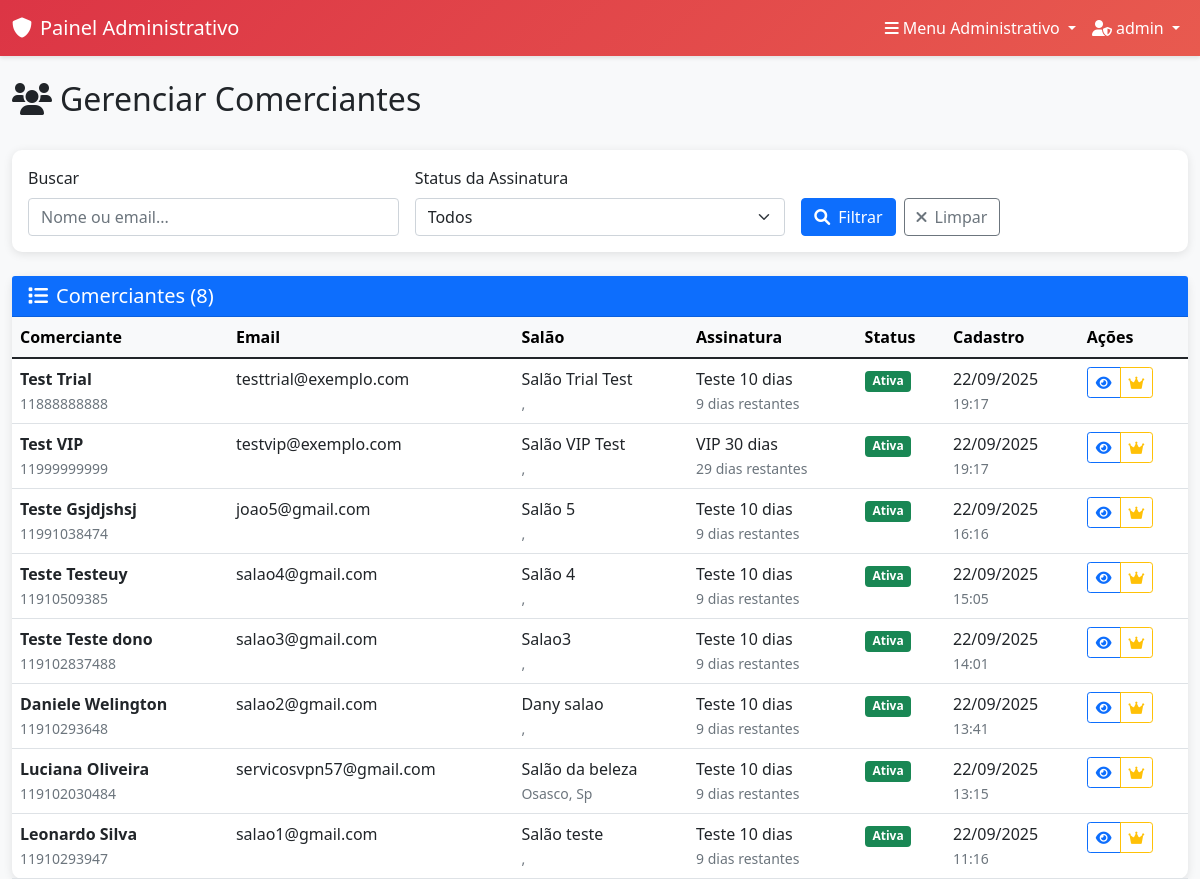
The page /admin-panel/owners/ (signed in) on the database as committed earlier.
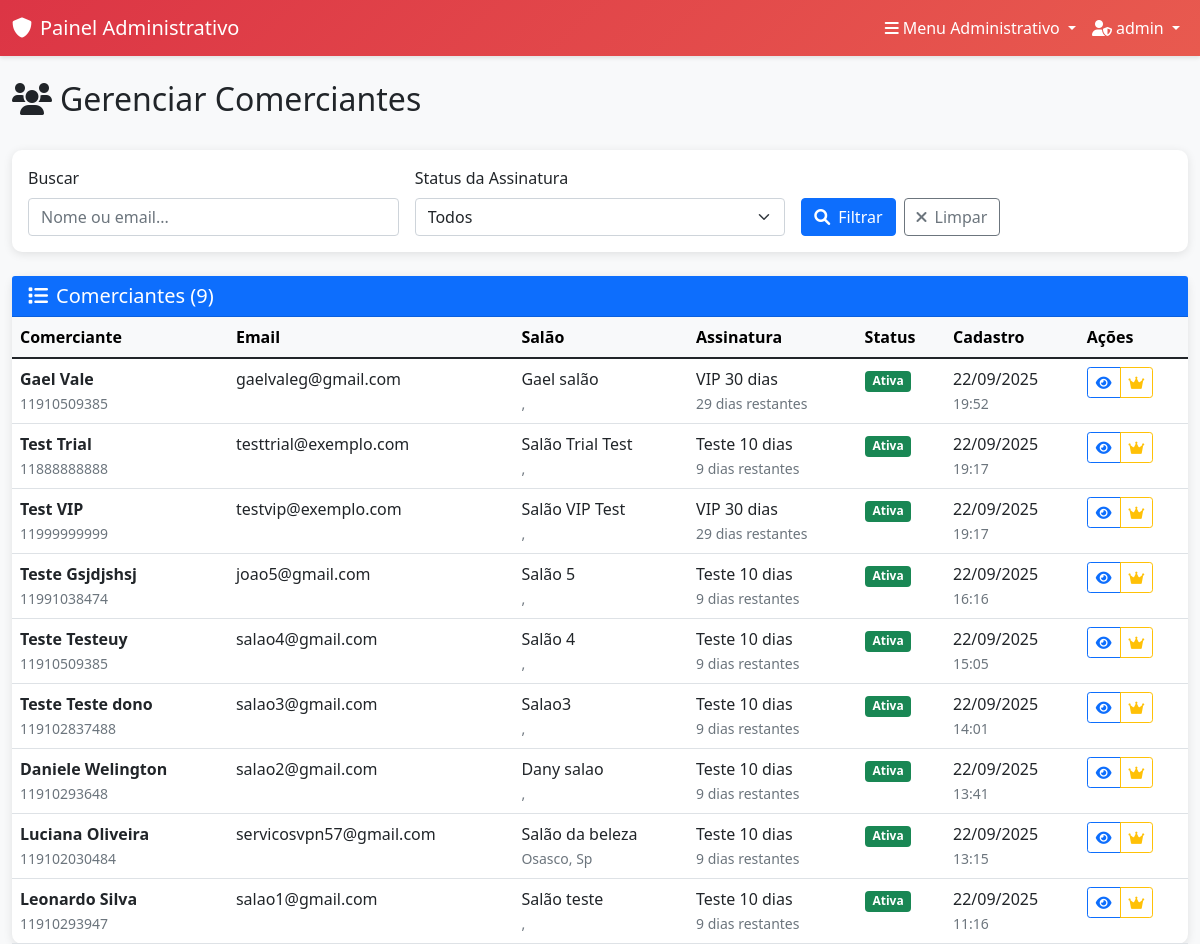
The same page on the database as committed later.
### accounts/models.py (models this page shows, shortened)
class UserProfile(models.Model):
    USER_TYPES = (
        ('owner', 'Proprietário'),
        ('employee', 'Funcionário'),
        ('client', 'Cliente'),
    )
    user = models.OneToOneField(User, on_delete=models.CASCADE, related_name='profile')
    user_type = models.CharField(max_length=10, choices=USER_TYPES, default='client')
    phone = models.CharField(max_length=15, blank=True, null=True)
    birth_date = models.DateField(blank=True, null=True)
    profile_picture = models.URLField(max_length=500, blank=True, null=True, help_text="URL do avatar/foto de perfil")
    created_at = models.DateTimeField(auto_now_add=True)
    updated_at = models.DateTimeField(auto_now=True)
    class Meta:
        verbose_name = "Perfil de Usuário"
        verbose_name_plural = "Perfis de Usuários"

### salons/models.py (models this page shows, shortened)
class Salon(models.Model):
    name = models.CharField(max_length=100, verbose_name="Nome do Salão")
    description = models.TextField(blank=True, null=True, verbose_name="Descrição")
    address = models.CharField(max_length=200, verbose_name="Endereço")
    city = models.CharField(max_length=100, verbose_name="Cidade")
    state = models.CharField(max_length=2, verbose_name="Estado")
    zip_code = models.CharField(max_length=10, verbose_name="CEP")
    phone = models.CharField(max_length=15, verbose_name="Telefone")
    email = models.EmailField(verbose_name="Email")
    owner = models.OneToOneField(User, on_delete=models.CASCADE, related_name='salon', verbose_name="Proprietário")
    weekdays_open = models.TimeField(blank=True, null=True, verbose_name="Segunda à Sexta - Abertura")
    weekdays_close = models.TimeField(blank=True, null=True, verbose_name="Segunda à Sexta - Fechamento")
    saturday_open = models.TimeField(blank=True, null=True, verbose_name="Sábado - Abertura")
    saturday_close = models.TimeField(blank=True, null=True, verbose_name="Sábado - Fechamento")
    sunday_open = models.TimeField(blank=True, null=True, verbose_name="Domingo - Abertura")
    sunday_close = models.TimeField(blank=True, null=True, verbose_name="Domingo - Fechamento")
    created_at = models.DateTimeField(auto_now_add=True)
    updated_at = models.DateTimeField(auto_now=True)
    class Meta:
        verbose_name = "Salão"
        verbose_name_plural = "Salões"

### subscriptions/models.py (models this page shows, shortened)
class Subscription(models.Model):
    PLAN_TYPES = (
        ('trial_10', 'Teste 10 dias'),
        ('vip_30', 'VIP 30 dias'),
    )
    STATUS_CHOICES = (
        ('active', 'Ativo'),
        ('expired', 'Expirado'),
        ('cancelled', 'Cancelado'),
    )
    user = models.OneToOneField(User, on_delete=models.CASCADE, related_name='subscription')
    plan_type = models.CharField(max_length=10, choices=PLAN_TYPES, default='trial_10')
    start_date = models.DateTimeField(auto_now_add=True)
    end_date = models.DateTimeField()
    status = models.CharField(max_length=10, choices=STATUS_CHOICES, default='active')
    created_at = models.DateTimeField(auto_now_add=True)
    last_renewal = models.DateTimeField(blank=True, null=True)
    def is_active(self):
        return self.status == 'active' and self.end_date > timezone.now()
    def days_remaining(self):
        if self.is_active():
            remaining = self.end_date - timezone.now()
            return remaining.days
        return 0
    class Meta:
        verbose_name = "Assinatura"
        verbose_name_plural = "Assinaturas"

### admin_panel/views.py (the view)
# urls.py: path('owners/', views.manage_owners, name='manage_owners'),
@login_required
@user_passes_test(is_admin_user)
def manage_owners(request):
    search = request.GET.get('search', '')
    status_filter = request.GET.get('status', '')
    owners = UserProfile.objects.filter(user_type='owner').select_related('user')
    if search:
        owners = owners.filter(
            Q(user__first_name__icontains=search) |
            Q(user__last_name__icontains=search) |
            Q(user__email__icontains=search)
        )
    if status_filter == 'active':
        owners = owners.filter(user__subscription__status='active')
    elif status_filter == 'expired':
        owners = owners.filter(
            Q(user__subscription__status='expired') |
            Q(user__subscription__end_date__lte=timezone.now())
        )
    owners = owners.order_by('-created_at')
    return render(request, 'admin_panel/manage_owners.html', {
        'owners': owners,
        'search': search,
        'status_filter': status_filter,
    })

### admin_panel/views.py (called while the page is built)
def is_admin_user(user):
    return user.is_authenticated and user.is_superuser

### templates/admin_panel/manage_owners.html (shortened to what this page needs)
{% extends 'admin_panel/base_admin.html' %}
{% block content %}
<div class="row">
    <div class="col-12">
        <div class="d-flex justify-content-between align-items-center mb-4">
            <h2>
                <i class="fas fa-users me-2"></i>Gerenciar Comerciantes
            </h2>
        </div>
        <div class="card admin-card mb-4">
            <div class="card-body">
                <form method="get" class="row g-3">
                    <div class="col-md-4">
                        <label for="search" class="form-label">Buscar</label>
                        <input type="text" name="search" id="search" class="form-control"
                               value="{{ search }}" placeholder="Nome ou email...">
                    </div>
                    <div class="col-md-4">
                        <label for="status" class="form-label">Status da Assinatura</label>
                        <select name="status" id="status" class="form-select">
                            <option value="">Todos</option>
                        </select>
                    </div>
                    <div class="col-md-4 d-flex align-items-end">
                        <button type="submit" class="btn btn-primary me-2">
                            <i class="fas fa-search me-2"></i>Filtrar
                        </button>
                        <a href="{% url 'admin_panel:manage_owners' %}" class="btn btn-outline-secondary">
                            <i class="fas fa-times me-2"></i>Limpar
                        </a>
                    </div>
                </form>
            </div>
        </div>
        <div class="card admin-card">
            <div class="card-header bg-primary text-white">
                <h5 class="mb-0">
                    <i class="fas fa-list me-2"></i>Comerciantes ({{ owners.count }})
                </h5>
            </div>
            <div class="card-body p-0">
                {% if owners %}
                    <div class="table-responsive">
                        <table class="table table-hover mb-0">
                            <thead class="table-light">
                                <tr>
                                    <th>Comerciante</th>
                                    <th>Email</th>
                                    <th>Salão</th>
                                    <th>Assinatura</th>
                                    <th>Status</th>
                                    <th>Cadastro</th>
                                    <th>Ações</th>
                                </tr>
                            </thead>
                            <tbody>
                                {% for owner in owners %}
                                    <tr>
                                        <td>
                                            <div>
                                                <strong>{{ owner.user.first_name }} {{ owner.user.last_name }}</strong>
                                                {% if owner.phone %}
                                                    <br><small class="text-muted">{{ owner.phone }}</small>
                                                {% endif %}
                                            </div>
                                        </td>
                                        <td>{{ owner.user.email }}</td>
                                        <td>
                                            {% if owner.user.salon %}
                                                {{ owner.user.salon.name }}
                                                <br><small class="text-muted">{{ owner.user.salon.city }}, {{ owner.user.salon.state }}</small>
                                            {% else %}
                                                <span class="text-muted">Não cadastrado</span>
                                            {% endif %}
                                        </td>
                                        <td>
                                            {% if owner.user.subscription %}
                                                {{ owner.user.subscription.get_plan_type_display }}
                                                <br><small class="text-muted">{{ owner.user.subscription.days_remaining }} dias restantes</small>
                                            {% else %}
                                                <span class="text-muted">Sem assinatura</span>
                                            {% endif %}
                                        </td>
                                        <td>
                                            {% if owner.user.subscription and owner.user.subscription.is_active %}
                                                <span class="badge bg-success">Ativa</span>
                                            {% else %}
                                                <span class="badge bg-danger">Expirada</span>
                                            {% endif %}
                                        </td>
                                        <td>
                                            {{ owner.created_at|date:"d/m/Y" }}
                                            <br><small class="text-muted">{{ owner.created_at|time:"H:i" }}</small>
                                        </td>
                                        <td>
                                            <div class="btn-group btn-group-sm">
                                                <a href="{% url 'admin_panel:owner_detail' owner.id %}"
                                                   class="btn btn-outline-primary" title="Ver detalhes">
                                                    <i class="fas fa-eye"></i>
                                                </a>
                                                <a href="{% url 'admin_panel:manage_subscription' owner.id %}"
                                                   class="btn btn-outline-warning" title="Gerenciar assinatura">
                                                    <i class="fas fa-crown"></i>
                                                </a>
                                            </div>
                                        </td>
                                    </tr>
                                {% endfor %}
                            </tbody>
                        </table>
                    </div>
                {% else %}
                    <div class="text-center py-5">
                        <i class="fas fa-user-times display-4 text-muted mb-3"></i>
                        <h5 class="text-muted">Nenhum comerciante encontrado</h5>
                        <p class="text-muted">Tente ajustar os filtros de busca</p>
                    </div>
                {% endif %}
            </div>
        </div>
    </div>
</div>
{% endblock %}

### templates/admin_panel/base_admin.html (shortened to what this page needs)
<!DOCTYPE html>
<html lang="pt-br">
<head>
    <link href="https://cdn.jsdelivr.net/npm/bootstrap@5.1.3/dist/css/bootstrap.min.css" rel="stylesheet">
    <link href="https://cdnjs.cloudflare.com/ajax/libs/font-awesome/6.0.0/css/all.min.css" rel="stylesheet">
</head>
<body>
    <nav class="navbar navbar-expand-lg admin-navbar">
        <div class="container-fluid">
            <a class="navbar-brand text-white" href="{% url 'admin_panel:dashboard' %}">
                <i class="fas fa-shield-alt me-2"></i>Painel Administrativo
            </a>
            <div class="navbar-nav ms-auto">
                <div class="nav-item dropdown">
                    <a class="nav-link dropdown-toggle text-white" href="#" id="adminMenuDropdown" role="button" data-bs-toggle="dropdown">
                        <i class="fas fa-bars me-1"></i>Menu Administrativo
                    </a>
                </div>
                <div class="nav-item dropdown">
                    <a class="nav-link dropdown-toggle text-white" href="#" id="adminUserDropdown" role="button" data-bs-toggle="dropdown">
                        <i class="fas fa-user-shield me-1"></i>{{ user.first_name|default:user.username }}
                    </a>
                </div>
            </div>
        </div>
    </nav>
    <div class="container-fluid">
        <div class="mt-4">
            {% block content %}
            {% endblock %}
        </div>
    </div>
</body>
</html>

### templates/admin_panel/base_admin.html (style rules this page uses)
:root { --admin-primary: #dc3545; --admin-secondary: #6c757d; --admin-success: #198754; --admin-warning: #ffc107; --admin-dark: #212529; }
body { background-color: #f8f9fa; }
.admin-navbar { background: linear-gradient(135deg, var(--admin-primary), #e85a4f); box-shadow: 0 2px 4px rgba(0,0,0,0.1); }
.admin-card { border: none; border-radius: 10px; box-shadow: 0 2px 10px rgba(0,0,0,0.1); transition: transform 0.3s; }

Rows that differ between the two databases and show on the page:
added UserProfile: user.first_name "Gael", user.last_name "Vale", phone "11910509385", user.email "gaelvaleg@gmail.com", user.salon.name "Gael salão", user.subscription.plan_type "VIP 30 dias", user.subscription.days_remaining "29", shows "Ativa", created_at "22/09/2025", created_at "19:52"
Other text that changed with them:
{{ owners.count }}: "8" → "9"
